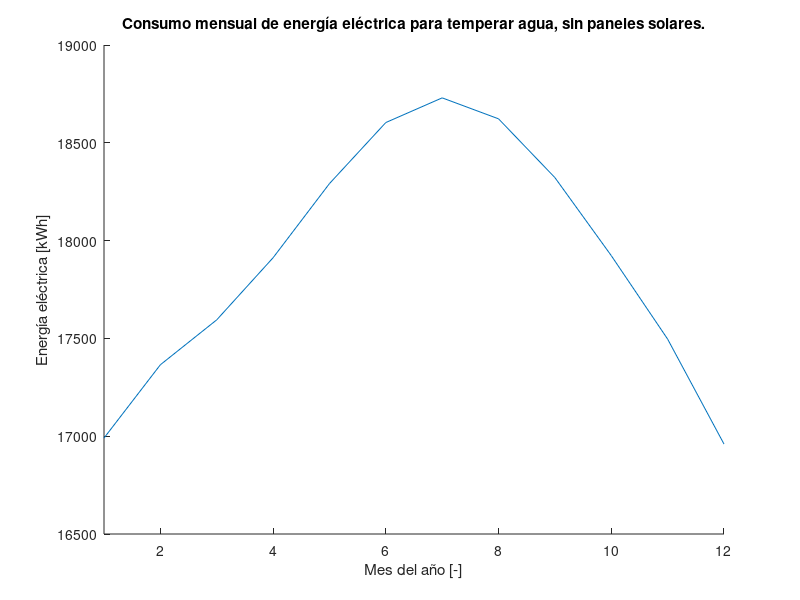
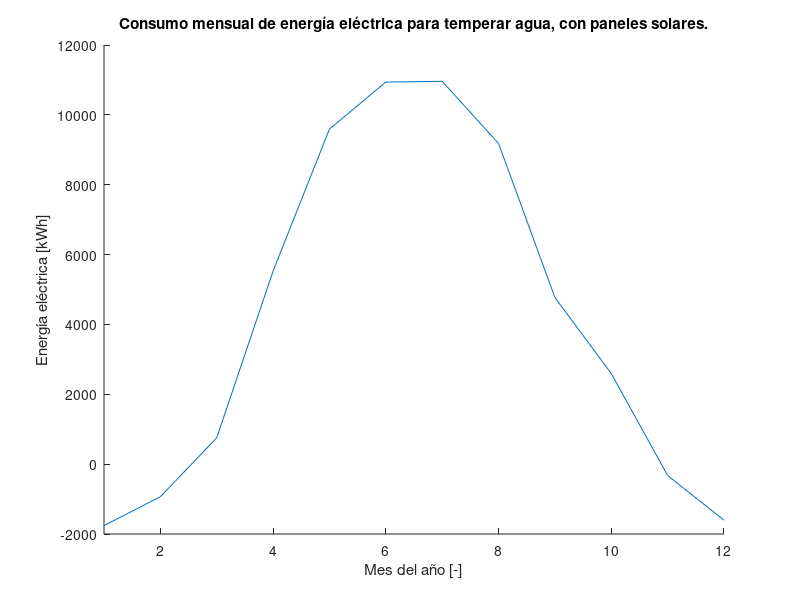
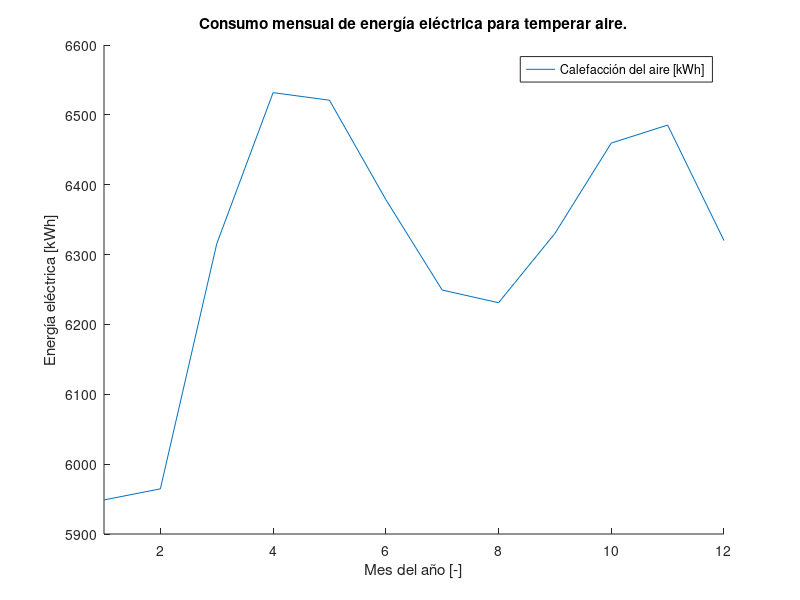
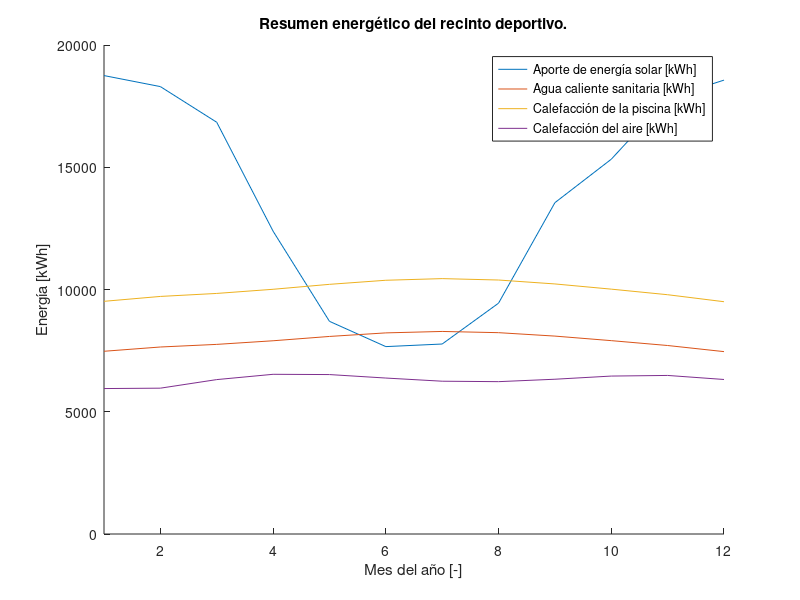

The MATLAB source for these figures, in order:
clc
clear all
close all

%================================== Practica: ==================================
%======================== Piscina semiolimpica temperada =======================
%=============================== para la comuna de ============================= 
%==================================== Arauco ===================================
%%
            %======================== Datos de la piscina ======================

L=25;         %Largo de la piscina [m]
A=12.9;       %Ancho de la piscina [m]
Meses=[1 2 3 4 5 6 7 8 9 10 11 12]; %Contador de meses del año [-]
lims=[1 12];  %Limite de meses para el grafico [-]
P=3;         %Profundidad de la piscina [m]
Cv=2257;      %Calor latente de vaporizacion [kJ/kg]
Ga=0.65;      %Saturacion del aire [-]
Ta=25;        %Temperatura del agua [°C]
Tair=27;      %Temperatura del aire [°C]
Tc=27;        %Temperatura de las paredes del recinto [°C] **SUPOSICION PARA CALCULOS**
We=0.0200755; %Humedad absoluta del aire saturado a la temperatura del agua [kgh20/kgaire]
Was=0.022652; %Humedad absoluta del aire saturado a la temperatura del aire interior [kgh20/kgaire]
S=A*L;        %Superficie de agua de la piscina en contacto con el aire[m2]
S2=(2*L*P)+(2*A*P)+(L*A); %Superficie de agua de la piscina en contacto con los bordes [m2]
V=L*A*P;      %Volumen de masa de agua de la piscina [m3]

%%
%============================= Calefaccion de la piscina ==========================

                %============== Calor de evaporacion ==============
             
%Piscina abierta
N=60; %Numero total de espectadores [-] **SUPOSICION PARA CALCULOS**
n=40; %Numero de nadadores por m2 de superficie de agua [-] **SUPOSICION PARA CALCULOS**

MeBer=S*(16*(We-Ga*Was));          %Flujo masico asociado a la piscina sin bañistas 
MeBer2=133*n*(We-Ga*Was);          %Flujo masico asociado a los bañistas 
MeBer3=0.1*(N-n);                  %Flujo masico asociado a los espectadores 
MeBer4=(MeBer+MeBer2+MeBer3)/3600; %Flujo masico de agua evaporada [kg/s]

QevBer=(MeBer4*Cv)*1000;           %Calor perdido por evaporacion [W]

%Piscina cerrada
MeBerc=MeBer/3600;                 %Flujo masico de agua evaporada sin bañistas [kg/s]

QevBerc=(MeBerc*Cv)*1000;          %Calor perdido por evaporacion [W]

%Promedio de gasto diario
hAc=12;  %Horas abierta (con bañistas)[h]
hIn=12;  %Horas cerrada (sin bañistas)[h]

Qev=((hAc*QevBer)+(hIn*QevBerc))/24;%Calor promedio perdido por evaporacion [W]

                %================ Calor de radiacion ===============

TaK=Ta+273.15;       %Temperatura del agua [°K]
TcK=Tc+273.15;       %Temperatura del aire [°K]
Sboltz=5.67*(10^-8); %Constante de Stefan-Boltzmann [W/m2k4]   
Emsv=0.95;           %Emisividad de la superficie del agua [-]

Qrad=Sboltz*Emsv*((TaK^4)-(TcK^4)); %Calor perdido por radiacion [W] (se considera despreciable en recintos cerrados)

%Para este caso, no se considerara radiacion solar, ya que no contribuye a
%las perdidas, pero se recomienda prever un aumento de la temperatura en el
%recinto y por ende en la piscina, pero como se fija en 25°C para un rango
%de 25-27°C, no se estima que genere inconvenientes, aun asi es recomendable instalar un sistema de 
%refrigeracion en el recinto.

                %================ Calor de conveccion ===============
                
Qcv=real(0.6246*((Ta-Tair)^(4/3))); %Calor perdido por conveccion [W]                
%Se considera despreciable en piscinas cubiertas, dado que el recinto esta
%en regimen permanente, y con el aire a mayor temperatura en relacion al
%agua, por lo que sera favorable y de magnitud pequeña dada la pequeña diferencia de temperaturas.

                %================ Calor de conduccion ===============
                
k1cd=0.027;     %Coeficiente termico de Poliuretano expandido [W/mK]
k2cd=1.63;      %Coeficiente termico de Hormigon armado interior [W/mK]
k3cd=1.63;      %Coeficiente termico de Hormigon armado exterior [W/mK]
e1cd=0.5;       %Espesor de aislante k1 [m]
e2cd=0.5;       %Espesor de muro interior k2 [m]
e3cd=0.5;       %Espesor de muro exterior k3 [m]
R1cd=e1cd/k1cd; %Resistencia termica del aislante [m2K/W]
R2cd=e2cd/k2cd; %Resistencia termica interior [m2K/W]
R3cd=e3cd/k3cd; %Resistencia termica exterior [m2K/W]
Text=10+273.15; %Temperatura promedio de la tierra a 2 metros de profundidad [°K] **SUPOSICION POR FALTA DE DATOS**
dTcd=TaK-Text;
qcd=dTcd/(R1cd+R2cd+R3cd); %Flujo de calor por conduccion [W/m2]

Qcd=qcd*S2;                %Calor perdido por conduccion [W]

            %================ Calor de renovacion de agua ===============

Vre=(1/30)*V; %Volumen de agua minimo a reemplazar en una piscina segun Decreto 209
D=997;        %Densidad del agua a 25°C [kg/m3]
Ce=1.16;      %Calor especifico del agua [Wh/kg°C]
TaR=[12 11 11 10 9 9 8 9 9 10 11 12]; %Temperatura de agua de la red [°C] **SUPOSICION POR FALTA DE DATOS**
Qre2=(Vre*D*Ce*(Ta-TaR))/1000;        %Calor perdido por renovacion de agua [kWh/dia]
Qre=(Qre2*1000)/24;                   %Calor perdido por renovacion de agua [W]

         %================ Resumen de transferencia de calor ===============

Qtotal=QevBer+Qrad+Qcv+Qcd+Qre; %Perdida de calor total de la piscina [W]

Qest=((130-(3*Ta)+(0.2*(Ta^2)))*(S/1000))*1000; %Ecuacion de perdidas termicas 
%para piscinas en recinto techado.

if Qtotal>Qest %Error entre el balance termico realizado y la ecuacion especifica para perdidas en piscinas en recinto techado
    Qerr=((Qtotal-Qest)/Qtotal)*100;
else
    Qerr=((Qest-Qtotal)/Qest)*100; 
end

Day=3;                   %Dias de puesta en regimen de la piscina
T=24*Day;                %Tiempo en horas de puesta en regimen de la piscina
Qpr=(V*D*Ce*(Ta-TaR))/T; %Energia necesaria para poner en regimen la piscina

        %==================== Analisis economico piscina ===================
    
    PT=Qtotal/1000;      %Potencia termica de la piscina [kW]
    MDay=30;             %Dias del mes [-]
    temp=MDay*24;        %Tiempo de uso al mes [h]
    rIns=0.9;            %Rendimiento de la instalacion [-]
    PTmes=(PT/rIns)*temp;%Potencia termica requerida al mes [kWh]
    US=800;              %Valor del dolar en pesos chilenos [$] **SUPOSICION ESTIMATIVA**
   
    rCal=0.85;           %Rendimiento de caldera [-]
    PTmesCal=PTmes/rCal; %Potencia termica utilizada por la caldera a gas [kWh]
    pCal=12.8;           %Poder calorifico del gas utilizado [kWh/kg)
    cCal=900/US;         %Costo por kg del combustible [US$/kg] **SUPOSICION ESTIMATIVA*
    cCal2=pCal/cCal;     %Costo por kWh del combustible [kWh/US$] **SUPOSICION ESTIMATIVA**
    cCal3=PTmesCal/cCal2;%Costo en dolares si se elige caldera a gas [US$/mes]}
    cCal4=cCal3*US;      %Costo en pesos chilenos si se elige la caldera a gas [$/mes]
    
    COPbc=4.8;           %Coeficiente de operaciÃ³n de bombas de calor [-]
    PTmesbc=PTmes/COPbc; %Potencia tÃ©rmica utilizada por la bomba de calor [kWh]
    PTMesbcf=polyfit(Meses,PTmesbc,6);
    PTMesbcf2=polyval(PTMesbcf,Meses);

    pBc=317/US;      %Costo de energÃa elÃ©ctrica si se elige bomba de calor[US$/kWh]
    cBc=PTmesbc*pBc; %Costo de operaciÃ³n en dÃ³lares si se elige bomba de calor [US$/mes]
    cBc2=cBc*US;     %Costo de operaciÃ³n en pesos chilenos si se elige bomba de calor [CLP/mes]
    
    PTregbc=((Qpr/1000)/rIns)/COPbc;%Potencia tÃ©rmica utilizada para poner en rÃ©gimen la piscina [kWh]
    cBcreg=PTregbc*pBc;
    cBcreg2=cBcreg*US;              %Costo de poner en rÃ©gimen en pesos chilenos [CLP]
    
    PTregCal=((Qpr/1000)/rIns)/rCal;%Potencia tÃ©rmica utilizada para poner en rÃ©gimen la piscina [kWh]
    cBregCal=PTregCal*cCal2;        %Costo de operaciÃ³n en dolares de puesta en rÃ©gimen de la piscina si se elige caldera [US$/mes]
    cBregCal2=cBregCal*US;          %Costo de puesta en rÃ©gimen en pesos chilenos si se elige caldera
    
%===============================================================================

     %======================== Agua caliente sanitaria =====================
     
Duchas=250;        %NÃºmero mÃ¡ximo de duchas por dÃa, asumiendo una ducha por baÃ±ista [-]
vDuc=30;           %VolÃºmen de agua por cada ducha, para gimnasios [m3]
vDucd=Duchas*vDuc; %VolÃºmen de agua por dÃa utilizada en duchas [m3]
TDuc=45;           %Temperatura de salida del agua caliente de la ducha [Â°C]
Ce2=1.16*(10^-3);  %Calor especÃfico del agua [kWh/kgK]
QACS=(vDucd*(TDuc-TaR)*Ce2)*(MDay-4); %Calor utilizado en calentar el agua sanitaria durante un dÃa de mÃ¡xima capacidad de baÃ±istas al mes. [kWh]
QACSf=polyfit(Meses,QACS,6);
QACSf2=polyval(QACSf,Meses);

     %==================== Aporte de paneles termosolares ==================

     SoNTub=18;       %NÃºmero de tubos del colector solar [-]
     SoA=1.7;         %Area efectiva por cada panel solar [m2]
     Son=0.789;       %Rendimiento del captador solar [-]
     SoNP=52;         %NÃºmero de paneles solares
     SoEf=(SoNP*SoA); %Area solar efectiva de todos los paneles solares [m2]
     SoA2=((1570/10)/100)*((1990/10)/100); %Area total de cada panel solar [m2]
     SoE=[7.07 6.9 6.35 4.67 3.28 2.89 2.93 3.56 5.11 5.78 6.72 7]*MDay; %EnergÃa solar disponible en zona de emplazamiento de paneles al mes [kWh/m2] 
     SoA3=SoA2*SoNP;  %Area total del techo ocupada por paneles solares [m2]
     SoEt=SoEf*SoE;   %EnergÃa solar disponible en un mes [kWh]
     SoC=531369;      %Costo de cada panel solar [$]
     SoCt=SoNP*SoC;   %Costo de la totalidad de paneles solares [$]

     %figure (1)
     %hold on
     %xlim(lims)
     %plot(Meses,SoEt)
     %plot(Meses,QACSf2)
     %plot(Meses,PTMesbcf2)
     %ylabel('Potencia al mes [kWh]')
     %legend('EnergÃa solar [kWh]','Agua caliente sanitaria [kWH]', 'CalefacciÃ³n de piscina [kWh]')
     %xlabel('Mes del aÃ±o [-]')
     %hold off

     PTTot=(QACSf2+PTMesbcf2)-SoEt; %Gasto energÃ©tico neto de temperar la piscina y ACS [kWh]
     PTTot2=(QACSf2+PTMesbcf2); %Gasto energetico neto de temperar la piscina y ACS sin paneles solares [kWh]
     cPTTot=PTTot*87; %Costo en pesos chilenos de temperar piscina y ACS
     
%%     
     %==================== ClimatizaciÃ³n del aire ==================
     
      %==================== Datos del recinto ==================
        
        Lar=33;             %Largo del recinto [m]
        Anc=30.5;           %Ancho del recinto [m]
        Ang=1;              %Ã�ngulo de inclinaciÃ³n del techo en grados [-]
        Ang2=Ang*(pi/180);  %Ã�ngulo de inclinaciÃ³n del techo [rad]
        AncT=Anc*sin(Ang2); %DisminuciÃ³n de altura del recinto [m]
        AncT2=Anc*cos(Ang2);%Ancho real del techo [m]
        Alt=9;              %Altura mÃ¡xima del recinto [m]
        AltT=Alt-AncT;      %Altura mÃnima del recinto [m]
        LarV1=2;            %Largo de ventana tipo 1 [m]
        LarV2=2;            %Largo de ventana tipo 2 [m]
        LarV3=1.5;          %Largo de ventana tipo 3 [m]
        AnV1=10;            %Ancho de ventana tipo 1 [m]
        AnV2= 4.5;          %Ancho de ventana tipo 2 [m]
        AnV3=10;            %Ancho de ventana tipo 3 [m]
        
        ArTe=(Lar*AncT2);                   %Area del techo [m2]
        ArExt=((Alt*Anc)-((Anc*AncT)/2))*2; %Ã�rea de los extremos [m2]
        ArLad=(Lar*Alt)+(Lar*AltT);         %Area de los lados [m2]
        ArTot=ArTe+ArExt+ArLad;             %Area total del recinto cerrado [m2]
        ArV1=LarV1*AnV1;                    %Area de ventana tipo 1 [m2]
        ArV2=LarV2*AnV2;                    %Area de ventana tipo 2 [m2]
        ArV3=LarV3*AnV3;                    %Ã�rea de ventana tipo 3 [m2]
        nVen1=2;                            %NÃºmero de ventanas tipo 1 [-]
        nVen2=2;                            %NÃºmero de ventanas tipo 2 [-]
        nVen3=2;                            %NÃºmero de ventanas tipo 3 [-]
        ArTV=(nVen1*ArV1)+(nVen2*ArV2)+(nVen3*ArV3); %Ã�rea total ocupada por ventanas [m2]
        
        kMat1=0.027; %Coeficiente tÃ©rmico de material aislante [W/m2K]
        kMat2=1.63;  %Coeficiente tÃ©rmico de material estructural (hormigÃ³n) [W/m2K]
        kMat3=2.5;   %Coeficiente tÃ©rmico de material de ventanas termopanel [W/m2K]
        e1=0.5;      %Espesor del material aislante [m]
        e2=0.2;      %Espesor del material estructural [m]
        e3=0.1;      %Espesor del material de ventanas termopanel [m]
        R1=e1/kMat1; %Resistencia tÃ©rmica del material aislante [m2W/K]
        R2=e2/kMat2; %Resistencia tÃ©rmica del material estructural [m2W/K]
        RE=R1+R2;    %Resistencia tÃ©rmica de estructura [m2W/K]
        R3=e3/kMat3; %Resistencia tÃ©rmica del material de ventanas termopanel [m2/K]
        
        TairEx=[17.69 17.56 16.15 13.47 11.43 10.14 9.45 9.97 11.06 12.35 14.24 15.98]; %Temperatura ambiente en Arauco cada mes [Â°C]
        hrA=[0.66 0.68 0.69 0.74 0.80 0.83 0.83 0.82 0.78 0.76 0.73 0.70];              %Humedad del aire en Arauco [-]
        TairD=Tair-TairEx;    %Diferencia de temperatura interior-exterior del aire [Â°C]
        qE1=(TairD)/RE;       %Flujo de calor en la estructura [W/m2]
        qE2=(TairD)/R3;       %Flujo de calor en las ventanas [W/m2]
        QE1=qE1*ArTot;        %Calor transmitido por conducciÃ³n en la estructura [W]
        QE2=qE2*ArTV;         %Calor transmitido por conducciÃ³n en ventanas [W]
        QET=((QE1+QE2)/1000); %Calor transmitido por conducciÃ³n en todo el recinto, considerando rÃ©gimen permanente, es todo el calor perdido. [kW]

        %AquÃ se utilizÃ³ el cÃ³digo Deshumidificador.EES para obtener estos valores a partir de QET y TairD.
        Qheat=[22.87 22.96 23.64 23.44 22.13 20.84 20.01 19.46 21.80 22.16 23.69 23.68]; %Potencia utilizada por baterÃa caliente del sistema de acondicionamiento de aire [kW]
        Qcool=[-5.042 -5.112 -5.876 -7.327 -8.432 -9.131 -9.504 -9.223 -8.633 -7.700 -6.910 -5.968]; %Potencia utilizada por baterÃa frÃa del sistema de acondicionamiento de aire [kW]
        Qheco=Qheat+(-Qcool); %Potencia aproximada a utilizar por el equipo de acondicionamiento de aire [kW]
        COPbcair=3.38; %COP de bomba de calor para el aire.
        Qheco2=Qheco/COPbcair; %Potencia utilizada por red elÃ©ctrica trifÃ¡sica
        Qhecot=Qheco2*temp; %Potencia utilizada en un mes [kWh]
        Qhecotf=polyfit(Meses,Qhecot,6);
        Qhecot2=polyval(Qhecotf,Meses);
        Qhecoc=Qhecot*317; %Precio de electricidad utilizada
        
%%        
                 %==================== Resumen gráfico ================== 
                 
     figure (1)
        hold on
        xlim(lims)
        xlabel('Mes del año [-]')
        ylabel('Energía eléctrica [kWh]')
        title('Consumo mensual de energía eléctrica para temperar agua, sin paneles solares.')
        plot(Meses,PTTot2)
        hold off
     
     figure (2)
        hold on
        xlim(lims)
        xlabel('Mes del año [-]')
        ylabel('Energía eléctrica [kWh]')
        title('Consumo mensual de energía eléctrica para temperar agua, con paneles solares.')
        plot(Meses,PTTot)
        hold off
     
     figure (3)
        hold on
        xlim(lims)
        plot(Meses,Qhecot2)
        ylabel('Energía eléctrica [kWh]')
        legend('Calefacción del aire [kWh]')
        title('Consumo mensual de energía eléctrica para temperar aire.')
        xlabel('Mes del año [-]')
        hold off
        
     figure (4)
        hold on
        xlim(lims)
        plot(Meses,SoEt)
        plot(Meses,QACSf2)
        plot(Meses,PTMesbcf2)
        plot(Meses,Qhecot2)
        ylabel('Energía [kWh]')
        legend('Aporte de energía solar [kWh]','Agua caliente sanitaria [kWh]', 'Calefacción de la piscina [kWh]','Calefacción del aire [kWh]')
        xlabel('Mes del año [-]')
        title('Resumen energético del recinto deportivo.')
        hold off
        
        QTTot=(Qhecot2+PTMesbcf2+QACSf2)-SoEt;
        QTTot2=(Qhecot2+PTMesbcf2+QACSf2);

        figure (5)
        hold on
        plot(Meses,QTTot)
        ylabel('Energía eléctrica [kWh]')
        xlim(lims)
        xlabel('Mes del año [-]')
        title('Consumo neto de energía eléctrica del recinto deportivo.')
        hold off
        
        QTTot3=((Qhecot2)*87)+((PTMesbcf2+QACSf2-SoEt)*317);
        QTTot3m=mean(QTTot3);
        QTTot4=((Qhecot2)*87)+((PTMesbcf2+QACSf2)*317);
        QTTot4m=mean(((Qhecot2)*87)+((PTMesbcf2+QACSf2)*317));
        figure (6)
        hold on
        xlim(lims)
        plot(Meses,QTTot3)
        plot(Meses,QTTot4)
        ylabel('Costo de energía eléctrica [CLP]')
        xlabel('Mes del año [-]')
        title('Gasto mensual de energía eléctrica de la piscina semiolímpica.')
        legend('Con paneles solares','Sin paneles solares')
        hold off
 
        %%
             %==================== Selección de equipos y cantidad de material aislante ==================
             
        selQc=max(Qheat); %Selección de batería caliente para aire [kW]
        selQf=max(abs(Qcool)); %Selección de batería fría para aire [kW]
        selBC=max(PT)+max(QACS/(24*26)); %Selección de bomba de calor piscina y ACS [kW]
        Vais1=(ArTot*e1); %Volúmen de aislante utilizado en recinto. [m3]
        Vais2=S2*e1cd; %Volumen de aislante utilizado en piscina. [m3]
        Vaist=Vais1+Vais2; %Volumen de aislante utilizado. [m3]